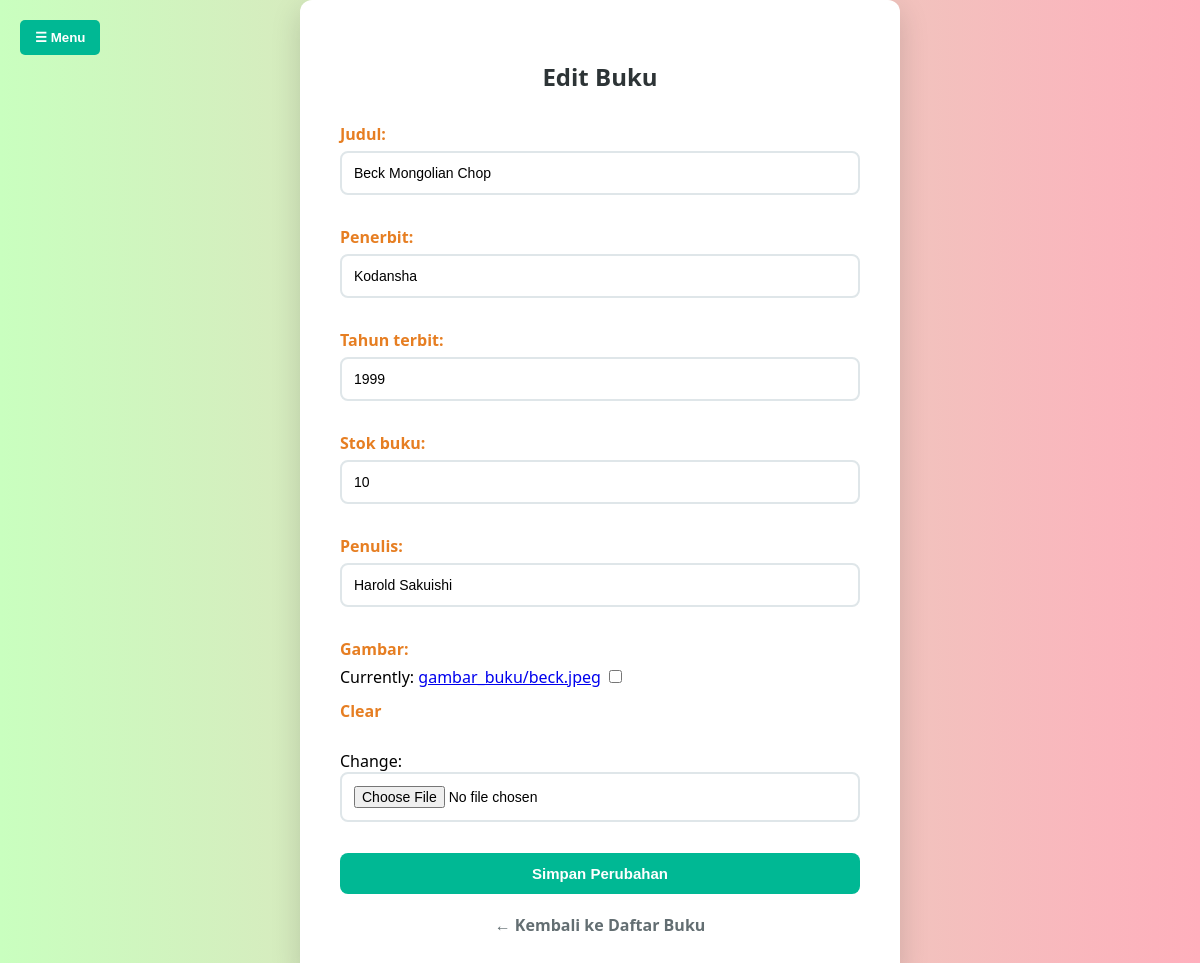
Page /admin-panel/edit-buku/9/ (signed in) on the earlier database version.
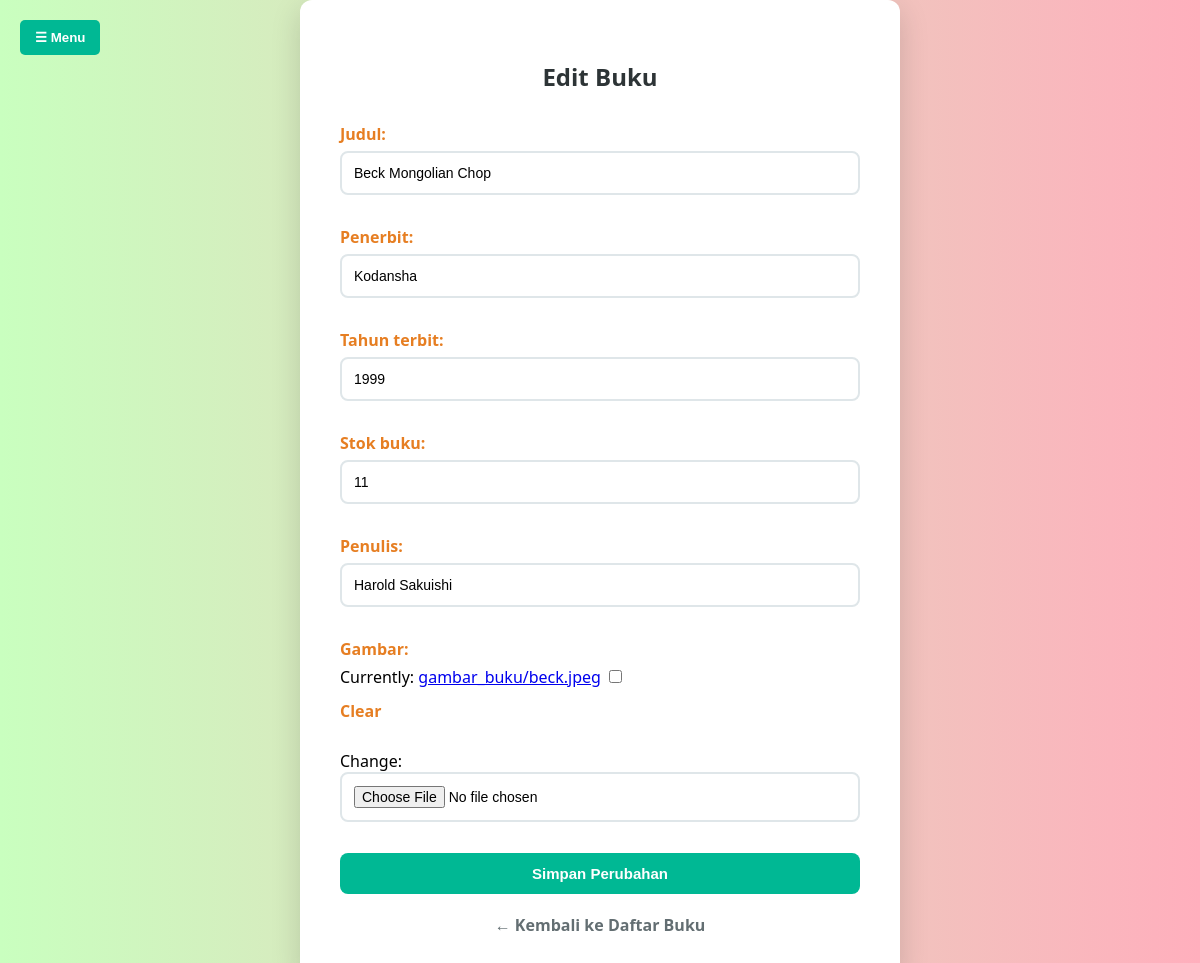
Same page on the later database version.
### peminjaman/models.py (models this page shows, shortened)
class Buku(models.Model):
    judul = models.CharField(max_length=200)
    penerbit = models.CharField(max_length=100)
    tahun_terbit = models.IntegerField()
    stok_buku = models.PositiveIntegerField()
    penulis = models.CharField(max_length=100)
    gambar = models.ImageField(upload_to='gambar_buku/', null=True, blank=True)
    jumlah_dipinjam = models.PositiveIntegerField(default=0)

### peminjaman/views.py (the view)
# urls.py: path('admin-panel/edit-buku/<int:id>/', views.edit_buku, name='edit_buku'),
@login_required
@user_passes_test(is_admin)
def edit_buku(request, id):
    buku = get_object_or_404(Buku, id=id)
    if request.method == 'POST':
        form = EditBukuForm(request.POST, request.FILES, instance=buku)
        if form.is_valid():
            form.save()
            return redirect('daftar_buku')
    else:
        form = EditBukuForm(instance=buku)
    return render(request, 'admin/editbuku.html', {'form': form})

### peminjaman/forms.py
class EditBukuForm(forms.ModelForm):
    class Meta:
        model = Buku
        fields = ['judul', 'penerbit', 'tahun_terbit', 'stok_buku', 'penulis', 'gambar']

### peminjaman/views.py (called while the page is built)
def is_admin(user):
    return user.is_staff or user.is_superuser

### peminjaman/templates/admin/editbuku.html (shortened to what this page needs)
<!DOCTYPE html>
<html lang="id">
<head>
</head>
<body>
<button id="menuBtn" class="toggle-button" onclick="toggleSidebar()">☰ Menu</button>
<div class="content">
  <div class="container">
    <h2>Edit Buku</h2>
    <form method="post" enctype="multipart/form-data">
      {{ form.as_p }}
      <button class="btn" type="submit">Simpan Perubahan</button>
    </form>
    <div class="back-link">
      <a href="{% url 'daftar_buku' %}">← Kembali ke Daftar Buku</a>
    </div>
  </div>
</div>
</body>
</html>

Differences in the rows shown:
changed Buku "Beck Mongolian Chop": stok_buku "10" → "11"
